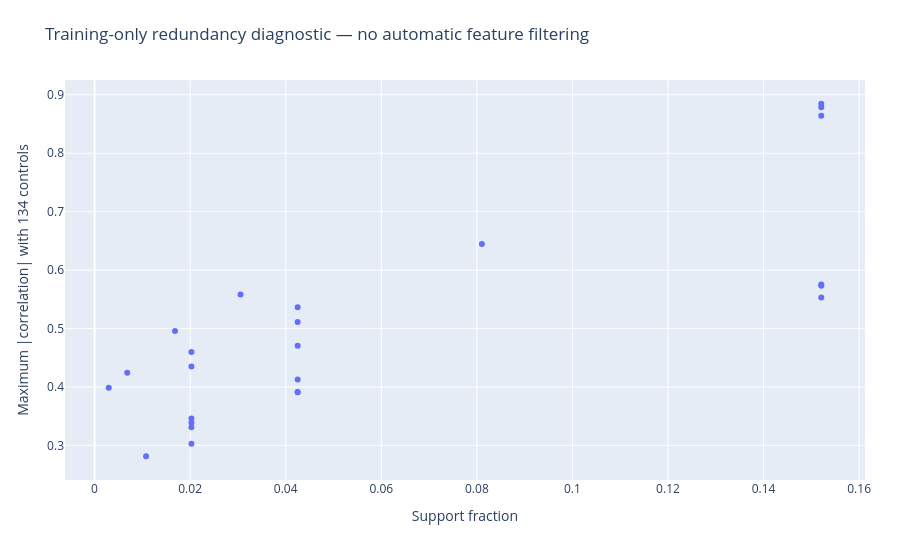

Notebook code for this chart:
### Markdown cell above
## 7 · Training-only redundancy

### Code cell
path=ROOT/'outputs/plots/07.json'
if hashlib.sha256(path.read_bytes()).hexdigest()!=receipt['plot_hashes'][path.name]:raise ValueError('Plot checksum changed')
display({'application/vnd.plotly.v1+json':json.loads(path.read_text())},raw=True)

### Figure 1 — Plotly figure (JSON) as saved in the notebook; plotly's stock layout.template omitted (floating-point values rounded to 4 significant figures)
{"data": [{"hovertemplate": "%{text}<br>Support=%{x:.3f}<br>Max correlation=%{y:.3f}<extra></extra>", "mode": "markers", "text": ["rarity_neighbor_clicks_log_session_support", "rarity_neighbor_clicks_weighted_vote_share", "rarity_neighbor_clicks_max_similarity", "rarity_neighbor_clicks_reciprocal_neighbor_rank_share", "rarity_neighbor_clicks_multi_anchor_vote_share", "rarity_neighbor_clicks_after_anchor_vote_share", "rarity_neighbor_clicks_log_effective_support", "rarity_neighbor_clicks_anchor_coverage_vote_share", "rarity_neighbor_carts_log_session_support", "rarity_neighbor_carts_weighted_vote_share", "rarity_neighbor_carts_max_similarity", "rarity_neighbor_carts_reciprocal_neighbor_rank_share", "rarity_neighbor_carts_multi_anchor_vote_share", "rarity_neighbor_carts_after_anchor_vote_share", "rarity_neighbor_carts_log_effective_support", "rarity_neighbor_carts_anchor_coverage_vote_share", "rarity_neighbor_orders_log_session_support", "rarity_neighbor_orders_weighted_vote_share", "rarity_neighbor_orders_max_similarity", "rarity_neighbor_orders_reciprocal_neighbor_rank_share", "rarity_neighbor_orders_multi_anchor_vote_share", "rarity_neighbor_orders_after_anchor_vote_share", "rarity_neighbor_orders_log_effective_support", "rarity_neighbor_orders_anchor_coverage_vote_share"], "type": "scatter", "x": [0.1521, 0.1521, 0.1521, 0.1521, 0.03055, 0.08105, 0.1521, 0.1521, 0.0425, 0.0425, 0.0425, 0.0425, 0.006836, 0.01684, 0.0425, 0.0425, 0.02027, 0.02027, 0.02027, 0.02027, 0.002969, 0.01078, 0.02027, 0.02027], "y": [0.5752, 0.8642, 0.553, 0.8846, 0.5583, 0.6445, 0.573, 0.8787, 0.3912, 0.5365, 0.4128, 0.4702, 0.4243, 0.4957, 0.3909, 0.5112, 0.3385, 0.46, 0.3029, 0.3459, 0.3984, 0.2813, 0.331, 0.4348]}], "layout": {"margin": {"b": 80, "l": 65, "r": 35, "t": 80}, "title": {"text": "Training-only redundancy diagnostic — no automatic feature filtering"}, "xaxis": {"title": {"text": "Support fraction"}}, "yaxis": {"title": {"text": "Maximum |correlation| with 134 controls"}}}}
